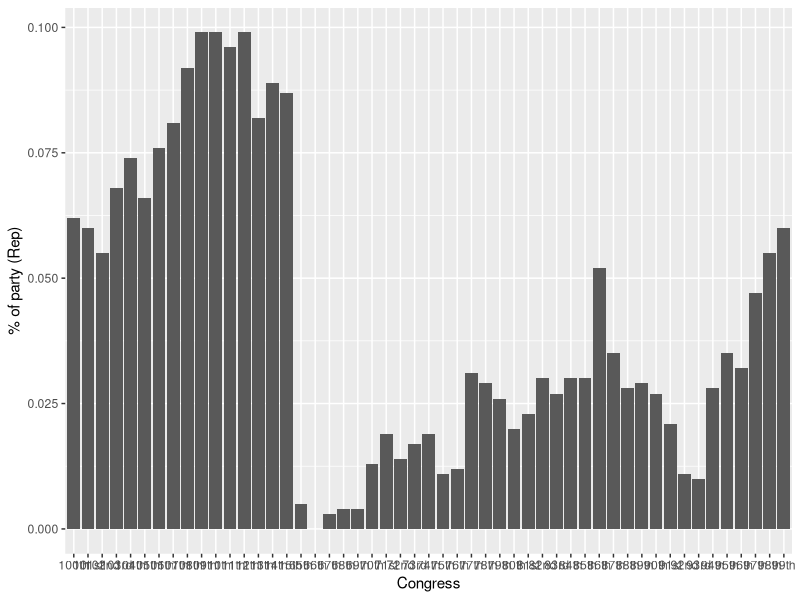
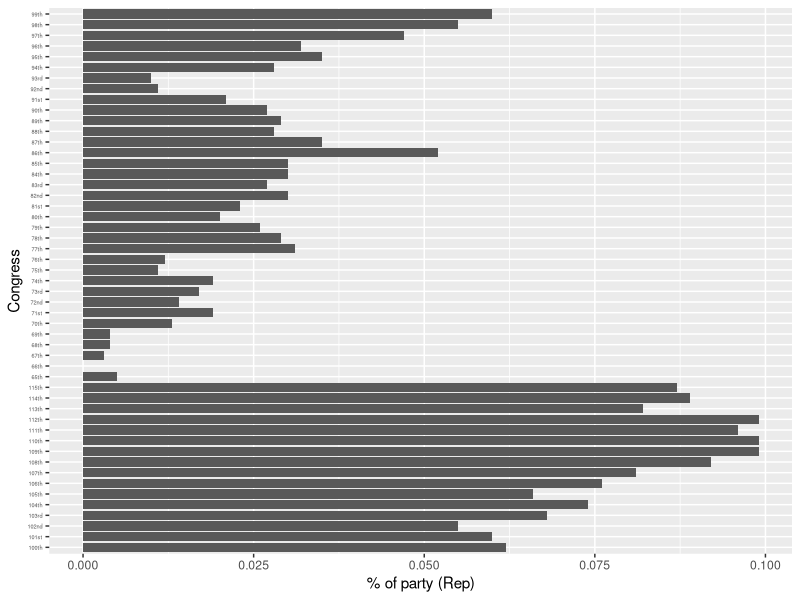
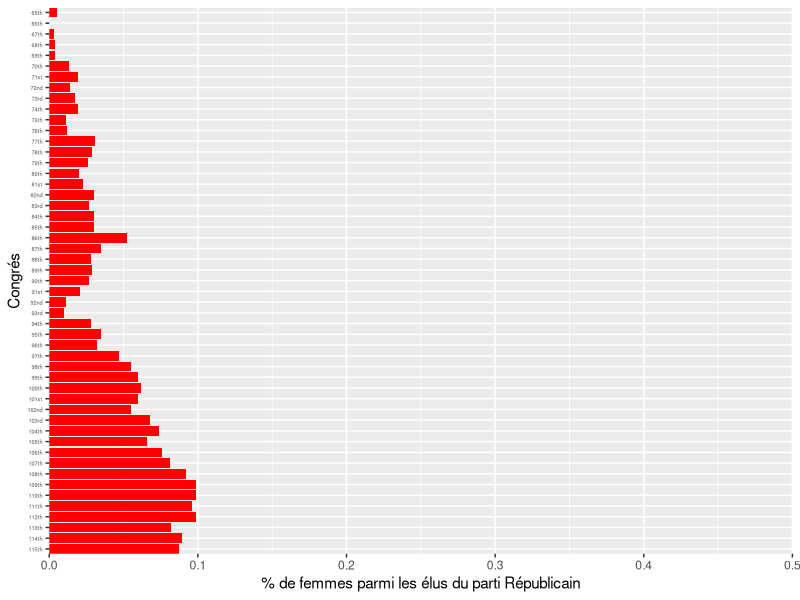
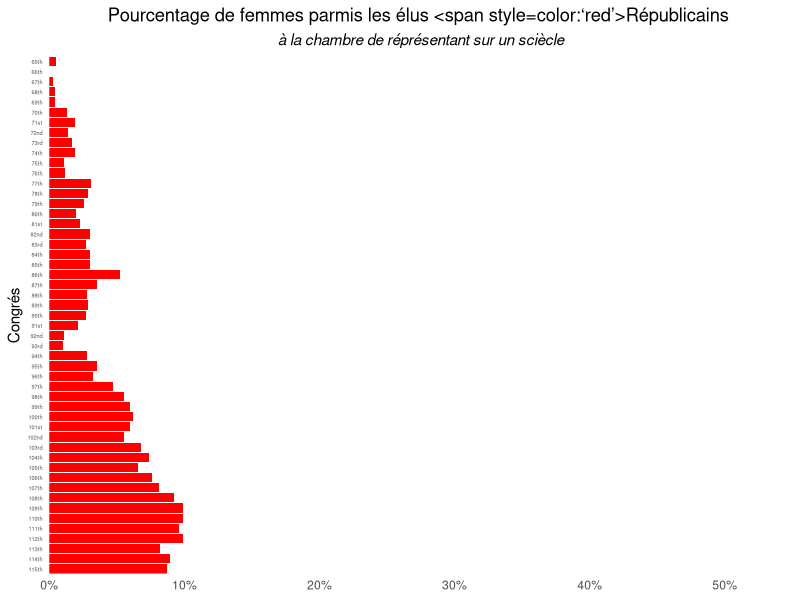
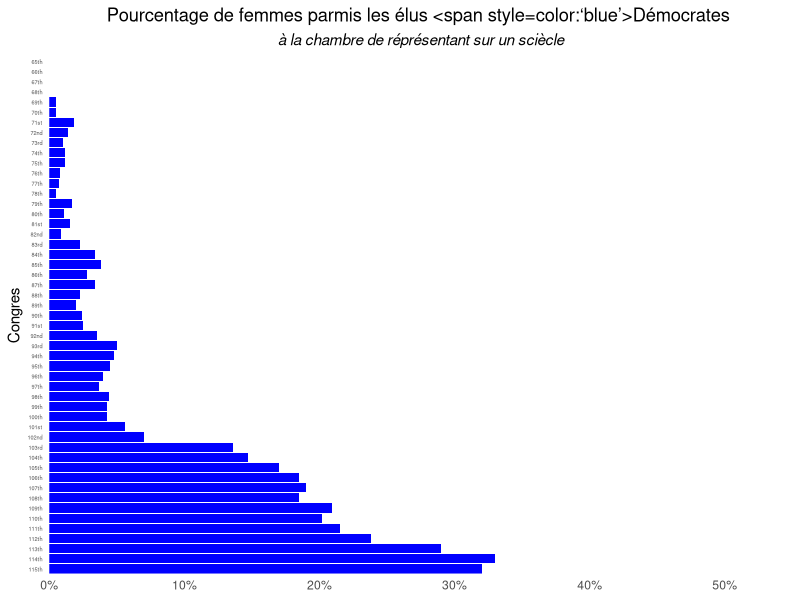
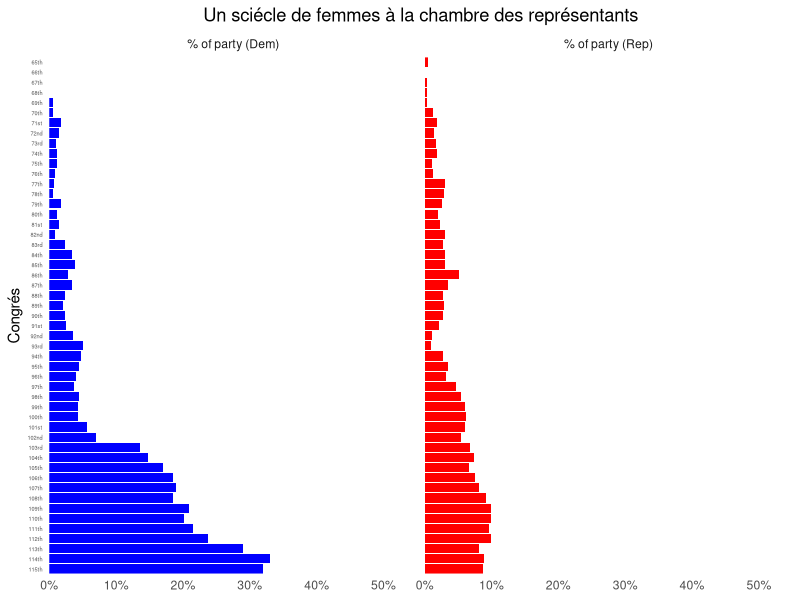
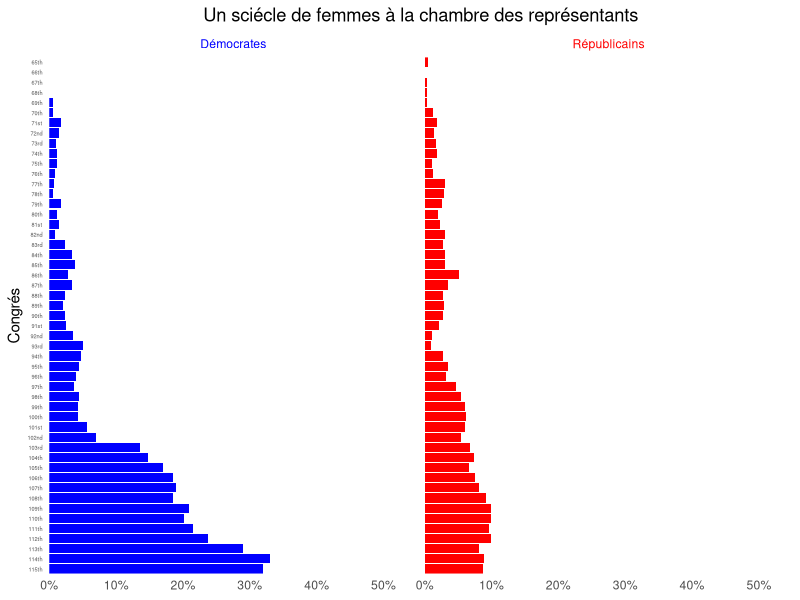
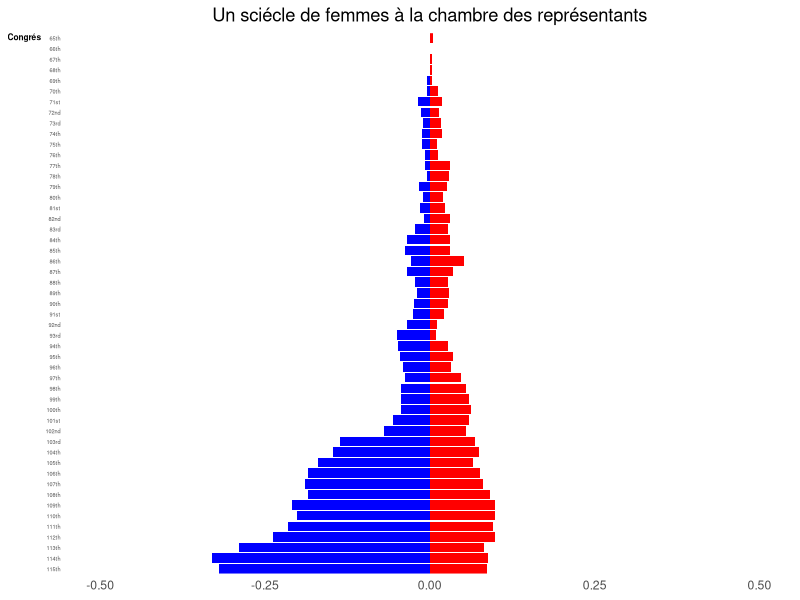

Write R code to recreate these figures, in order.
## ---- chunk 1
library(tidyverse)
library(readxl)
library(scales)
library(formattable)
library(ggtext)
## ---- chunk 2
dat <- read_excel("Women in the House of Representatives.xlsx")
dat
## ---- chunk 3
ggplot(data=dat,aes(x=Congress,y=`% of party (Rep)`))+
  geom_bar(stat='identity')
## ---- chunk 4
ggplot(data=dat,aes(x=Congress,y=`% of party (Rep)`))+
  geom_bar(stat='identity')+
  coord_flip()+
  theme(axis.text.y = element_text(size=4))
## ---- chunk 5
ggplot(data=dat,aes(x=fct_rev(reorder(factor(Congress),1:51)),y=`% of party (Rep)`))+
  geom_bar(stat='identity',fill='red')+
  labs(x='Congrés',y='% de femmes parmi les élus du parti Républicain')+
  coord_flip(expand=FALSE,ylim=c(0,0.5))+
  theme(axis.text.y = element_text(size=4))
## ---- chunk 6
ggplot(data=dat,aes(x=fct_rev(reorder(factor(Congress),1:51)),y=`% of party (Rep)`))+
  geom_bar(stat='identity',fill='red')+
  labs(title="Pourcentage de femmes parmis les élus <span style=color:'red'>Républicains </span>",
    subtitle='à la chambre de réprésentant sur un sciècle',
    x='Congrés')+
  coord_flip(expand=FALSE,ylim=c(0,0.55))+
  scale_y_continuous(labels=label_percent(accuracy = NULL))+
  theme_minimal()+
  theme(plot.title = element_markdown(hjust=0.5),
        plot.subtitle = element_text(hjust=0.5,face='italic'),
        axis.title.x=element_blank(),
        axis.text.y = element_text(size=4),
        panel.grid = element_blank())
## ---- chunk 7
ggplot(data=dat,aes(x=fct_rev(reorder(factor(Congress),1:51)), y=`% of party (Dem)`))+
  geom_bar(stat='identity',fill='blue')+
  labs(title="Pourcentage de femmes parmis les élus <span style=color:'blue'>Démocrates </span>",
    subtitle='à la chambre de réprésentant sur un sciècle',
    x='Congres')+
  coord_flip(expand=FALSE,ylim=c(0,0.55))+
  scale_y_continuous(labels=label_percent(accuracy = NULL))+
  theme_minimal()+
  theme(plot.title = element_markdown(hjust=0.5),
        plot.subtitle = element_text(hjust=0.5,face='italic'),
        axis.title.x=element_blank(),
        axis.text.y = element_text(size=4),
        panel.grid = element_blank())
## ---- chunk 8
dat_<-dat %>% select(Congress,`% of party (Rep)`,`% of party (Dem)`) %>% 
  mutate(Congress=fct_rev(reorder(factor(Congress),1:51))) %>% 
  pivot_longer(cols=starts_with("% of party"),
               values_to = 'pr_fem',
               names_to = 'parti') %>% 
  mutate(partie=ifelse(parti=='% of party (Rep)','Républicains','Démocrates'))
dat_
## ---- chunk 9
ggplot(data=dat_,aes(x=Congress,y=pr_fem,fill=parti))+
  geom_bar(stat='identity')+
  labs(title='Un sciécle de femmes à la chambre des représentants',
    x='Congrés')+
  coord_flip(expand=FALSE,ylim=c(0,0.55))+
  scale_y_continuous(labels=label_percent(accuracy = NULL))+
  scale_fill_manual(values=c('blue','red'))+
  facet_grid(.~parti)+
  theme_minimal()+
  theme(plot.title = element_text(hjust=0.5),
        axis.title.x=element_blank(),
        axis.text.y = element_text(size=4),
        panel.grid = element_blank(),
        legend.position='none',
        strip.text.x=element_markdown())
## ---- chunk 10
dat_$part<-ifelse(dat_$partie=='Démocrates',"<p style=color:'blue'>Démocrates</p>",
                  "<p style=color:'red'>Républicains</p>")
ggplot(data=dat_,aes(x=Congress,y=pr_fem,fill=part))+
  geom_bar(stat='identity')+
  labs(title='Un sciécle de femmes à la chambre des représentants',
    x='Congrés')+
  coord_flip(expand=FALSE,ylim=c(0,0.55))+
  scale_y_continuous(labels=label_percent(accuracy = NULL))+
  scale_fill_manual(values=c('blue','red'))+
  facet_grid(.~part)+
  theme_minimal()+
  theme(plot.title = element_text(hjust=0.5),
        axis.title.x=element_blank(),
        axis.text.y = element_text(size=4),
        panel.grid = element_blank(),
        legend.position='none',
        strip.text.x=element_markdown())
## ---- chunk 11
dat_$p_ord<-ifelse(dat_$partie=='Démocrates',-dat_$pr_fem,dat_$pr_fem)
## ---- chunk 12
ggplot(data=dat_,aes(x=Congress,y=p_ord,fill=parti))+
  geom_bar(stat='identity')+
  labs(title='Un sciécle de femmes à la chambre des représentants',
       x='Congrés')+
  coord_flip(expand=FALSE,ylim=c(-0.55,0.55))+
  scale_fill_manual(values=c('blue','red'))+
  theme_minimal()+
  theme(plot.title = element_text(hjust=0.5),
        axis.title.x=element_blank(),
        axis.title.y=element_text(hjust=1,angle=0,size=6,face='bold'),
        axis.text.y = element_text(size=4),
        panel.grid = element_blank(),
        legend.position='none')
## ---- chunk 13
ggplot(data=dat_,aes(x=Congress,y=p_ord,fill=parti))+
  geom_bar(stat='identity')+
  labs(title='Un sciécle de femmes à la chambre des représentants',
       subtitle = "Plus de femmes sont élues chez les <span style=color:'blue'>Démocrates</span> que chez les <span style=color:'red'>Républicains</span>",
       x='Congrés')+
  coord_flip(expand=FALSE,ylim=c(-0.55,0.55))+
  scale_y_continuous(breaks = percent(seq(-0.5,0.5,0.1)),labels=abs)+
  scale_fill_manual(values=c('blue','red'))+
  theme_minimal()+
  theme(plot.title = element_text(hjust=0.5),
        plot.subtitle = element_markdown(hjust=0.5,face='italic'),
        axis.title.x=element_blank(),
        axis.title.y=element_text(hjust=1,angle=0,size=6,face='bold'),
        axis.text.y = element_text(size=4),
        panel.grid = element_blank(),
        legend.position='none')
## ---- chunk 14
ggplot(data=dat_,aes(x=Congress,y=p_ord,fill=partie))+
  geom_bar(stat='identity')+
  geom_richtext(aes(x=47,y=0.3),label="**La première femme à entrer au congrés** <br> Quand le partie républicain a commencé, les femmes <br> sont au coeur de leur programme. En 1916, Jeannette Rankin <br> a élue sur l'un des deux représentants pour Montana",
                fill='#DDE6EA', size=2, label.colour='white')+
  geom_segment(aes(x = 50, y = 0.11, xend = 51, yend = 0.01),colour = "#CFD8DA", 
             size=0.01,arrow = arrow(length = unit(0.01, "npc"))) +
  geom_richtext(aes(x=20,y=-0.3),label="**L'année de la femme**<br> En 1992, les électeurs américains élisent<br> plus de femmes au congrés et cela conduit<br> à une série d'avancées pour leur représentation.",
                fill='#DDE6EA', size=2, label.colour='white')+
  geom_segment(aes(x = 17, y = -0.15, xend = 14, yend = -0.13),colour = "#CFD8DA", 
             size=0.01,arrow = arrow(length = unit(0.01, "npc"))) +
  labs(title='Un sciécle de femmes à la chambre des représentants',
       subtitle = "Plus de femmes sont élues chez les <span style=color:'blue'>Démocrates</span> que chez les <span style=color:'red'>Républicains</span>",
       caption='Source: Congres Research Service - Gwedolin Tan Make_over_Monday 2018 W42',
       x='Congres')+
  coord_flip(expand=FALSE,ylim=c(-0.55,0.55))+
  scale_y_continuous(breaks = percent(seq(-0.5,0.5,0.1)), labels=abs)+
  scale_fill_manual(values=c('blue','red'))+
  theme_minimal()+
  theme(plot.title = element_text(hjust=0.5),
        plot.subtitle = element_markdown(hjust=0.5,face='italic'),
        plot.caption = element_text(hjust=1,face='italic'),
        axis.title.x=element_blank(),
        axis.title.y=element_text(hjust=1,angle=0,size=6,face='bold'),
        axis.text.y = element_text(size=4),
        panel.grid = element_blank(),
        legend.position='none')
